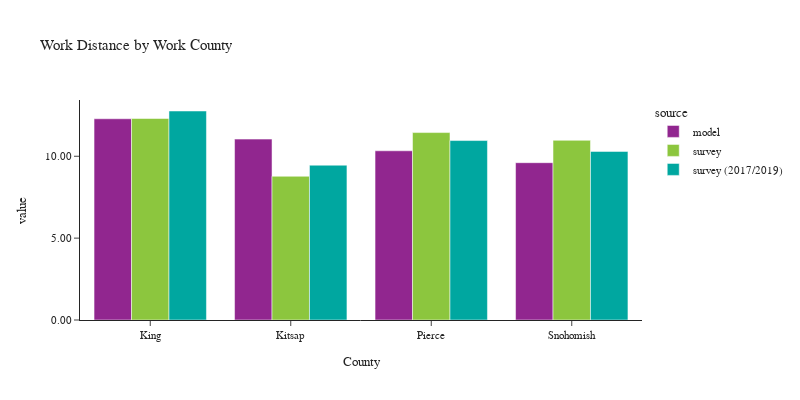

Notebook source saved alongside this figure:
### Code cell
plot_work_location(df_workers, 'CountyName_work', 'Work County', 'County')

### Figure 1 — Plotly figure (JSON) as saved in the notebook; plotly's stock layout.template omitted (floating-point values rounded to 4 significant figures)
{"data": [{"alignmentgroup": "True", "customdata": [[1448434], [102289], [345208], [313791]], "hovertemplate": "source=model<br>CountyName_work=%{x}<br>value=%{y}<br>sample count=%{customdata[0]}<extra></extra>", "legendgroup": "model", "marker": {"color": "#91268F", "pattern": {"shape": ""}}, "name": "model", "offsetgroup": "model", "orientation": "v", "showlegend": true, "textposition": "auto", "x": ["King", "Kitsap", "Pierce", "Snohomish"], "xaxis": "x", "y": [12.29, 11.05, 10.33, 9.607], "yaxis": "y", "type": "bar"}, {"alignmentgroup": "True", "customdata": [[2124], [110], [215], [243]], "hovertemplate": "source=survey<br>CountyName_work=%{x}<br>value=%{y}<br>sample count=%{customdata[0]}<extra></extra>", "legendgroup": "survey", "marker": {"color": "#8CC63E", "pattern": {"shape": ""}}, "name": "survey", "offsetgroup": "survey", "orientation": "v", "showlegend": true, "textposition": "auto", "x": ["King", "Kitsap", "Pierce", "Snohomish"], "xaxis": "x", "y": [12.31, 8.777, 11.45, 10.97], "yaxis": "y", "type": "bar"}, {"alignmentgroup": "True", "customdata": [[4781], [120], [347], [347]], "hovertemplate": "source=survey (2017/2019)<br>CountyName_work=%{x}<br>value=%{y}<br>sample count=%{customdata[0]}<extra></extra>", "legendgroup": "survey (2017/2019)", "marker": {"color": "#00A7A0", "pattern": {"shape": ""}}, "name": "survey (2017/2019)", "offsetgroup": "survey (2017/2019)", "orientation": "v", "showlegend": true, "textposition": "auto", "x": ["King", "Kitsap", "Pierce", "Snohomish"], "xaxis": "x", "y": [12.76, 9.454, 10.96, 10.3], "yaxis": "y", "type": "bar"}], "layout": {"xaxis": {"anchor": "y", "domain": [0.0, 1.0], "title": {"text": "County"}}, "yaxis": {"anchor": "x", "domain": [0.0, 1.0], "title": {"text": "value"}, "tickformat": ".2f"}, "legend": {"title": {"text": "source"}, "tracegroupgap": 0}, "title": {"text": "Work Distance by Work County"}, "barmode": "group", "font": {"size": 11}, "height": 400, "width": 800}}
